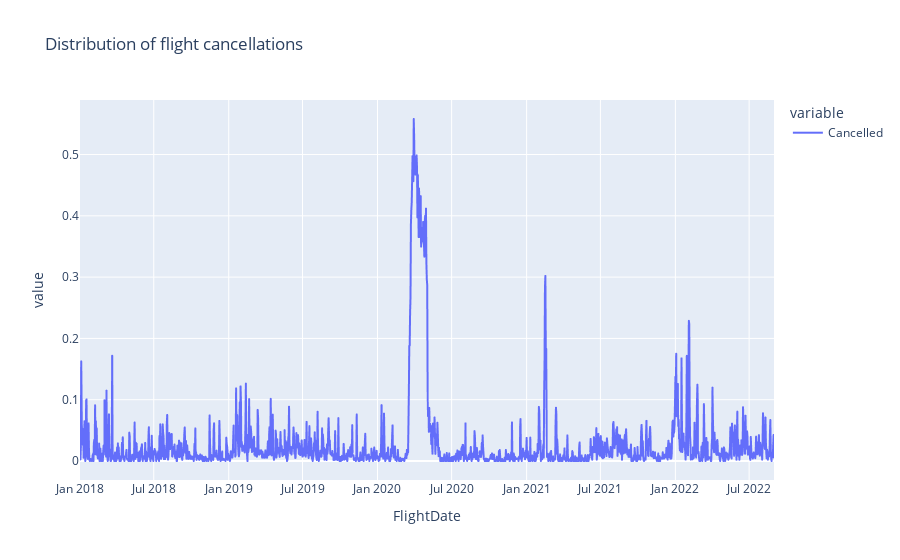

The cell this chart's notebook holds for it:
### Code cell
fig = px.line(df_flights
              .groupby("FlightDate")
              [["Cancelled"]]
              .mean(),
              title="Distribution of flight cancellations"
              )
fig.show()

### Figure 1 — Plotly figure (JSON) as saved in the notebook; plotly's stock layout.template omitted (floating-point values rounded to 4 significant figures; data arrays with more than 128 entries replaced by an {"elided": "..."} marker saying what was removed)
{"data": [{"hovertemplate": "variable=Cancelled<br>FlightDate=%{x}<br>value=%{y}<extra></extra>", "legendgroup": "Cancelled", "line": {"color": "#636efa", "dash": "solid"}, "marker": {"symbol": "circle"}, "mode": "lines", "name": "Cancelled", "showlegend": true, "type": "scattergl", "x": {"elided": "1704 str values"}, "xaxis": "x", "y": {"elided": "1704 float values"}, "yaxis": "y"}], "layout": {"legend": {"title": {"text": "variable"}, "tracegroupgap": 0}, "title": {"text": "Distribution of flight cancellations"}, "xaxis": {"anchor": "y", "domain": [0, 1], "title": {"text": "FlightDate"}}, "yaxis": {"anchor": "x", "domain": [0, 1], "title": {"text": "value"}}}}
